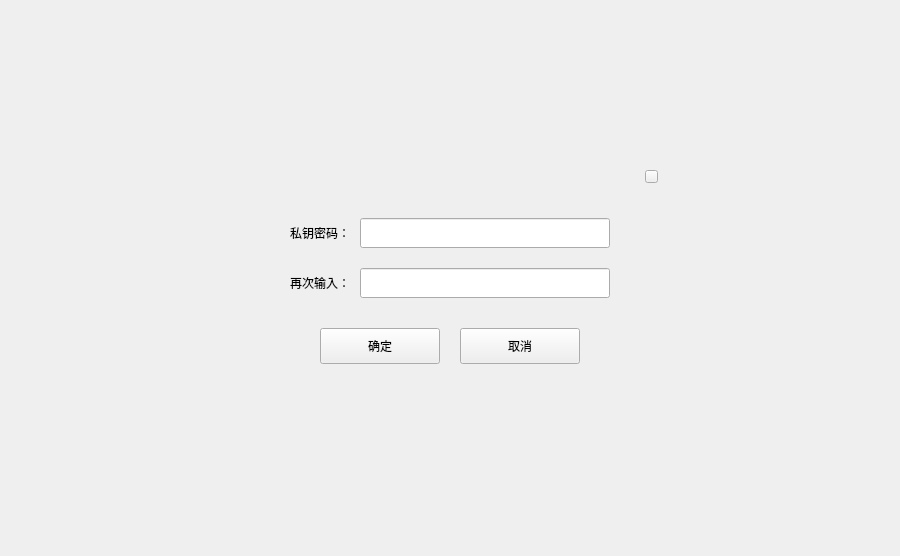
<?xml version="1.0" encoding="UTF-8"?>
<ui version="4.0">
 <class>ExportSetPwdDialog</class>
 <widget class="QDialog" name="ExportSetPwdDialog">
  <property name="geometry">
   <rect>
    <x>0</x>
    <y>0</y>
    <width>900</width>
    <height>556</height>
   </rect>
  </property>
  <property name="windowTitle">
   <string>Dialog</string>
  </property>
  <widget class="QWidget" name="widget" native="true">
   <property name="geometry">
    <rect>
     <x>0</x>
     <y>0</y>
     <width>900</width>
     <height>556</height>
    </rect>
   </property>
   <widget class="QWidget" name="containerWidget" native="true">
    <property name="geometry">
     <rect>
      <x>230</x>
      <y>158</y>
      <width>440</width>
      <height>240</height>
     </rect>
    </property>
    <property name="font">
     <font>
      <family>Microsoft YaHei UI Light</family>
     </font>
    </property>
    <widget class="QToolButton" name="cancelBtn">
     <property name="geometry">
      <rect>
       <x>230</x>
       <y>170</y>
       <width>120</width>
       <height>36</height>
      </rect>
     </property>
     <property name="font">
      <font>
       <family>Microsoft YaHei UI Light</family>
      </font>
     </property>
     <property name="cursor">
      <cursorShape>PointingHandCursor</cursorShape>
     </property>
     <property name="focusPolicy">
      <enum>Qt::NoFocus</enum>
     </property>
     <property name="styleSheet">
      <string notr="true"/>
     </property>
     <property name="text">
      <string>取消</string>
     </property>
    </widget>
    <widget class="QToolButton" name="okBtn">
     <property name="geometry">
      <rect>
       <x>90</x>
       <y>170</y>
       <width>120</width>
       <height>36</height>
      </rect>
     </property>
     <property name="font">
      <font>
       <family>Microsoft YaHei UI Light</family>
      </font>
     </property>
     <property name="cursor">
      <cursorShape>PointingHandCursor</cursorShape>
     </property>
     <property name="focusPolicy">
      <enum>Qt::NoFocus</enum>
     </property>
     <property name="styleSheet">
      <string notr="true"/>
     </property>
     <property name="text">
      <string>确定</string>
     </property>
    </widget>
    <widget class="QLabel" name="label_9">
     <property name="geometry">
      <rect>
       <x>20</x>
       <y>60</y>
       <width>100</width>
       <height>30</height>
      </rect>
     </property>
     <property name="font">
      <font>
       <family>Microsoft YaHei UI Light</family>
       <stylestrategy>PreferDefault</stylestrategy>
      </font>
     </property>
     <property name="text">
      <string>私钥密码：</string>
     </property>
     <property name="alignment">
      <set>Qt::AlignRight|Qt::AlignTrailing|Qt::AlignVCenter</set>
     </property>
     <property name="wordWrap">
      <bool>true</bool>
     </property>
    </widget>
    <widget class="QLineEdit" name="confirmPwdLineEdit">
     <property name="geometry">
      <rect>
       <x>130</x>
       <y>110</y>
       <width>250</width>
       <height>30</height>
      </rect>
     </property>
     <property name="font">
      <font>
       <family>Microsoft YaHei UI Light</family>
      </font>
     </property>
     <property name="contextMenuPolicy">
      <enum>Qt::DefaultContextMenu</enum>
     </property>
     <property name="echoMode">
      <enum>QLineEdit::Password</enum>
     </property>
    </widget>
    <widget class="QLabel" name="label_7">
     <property name="geometry">
      <rect>
       <x>20</x>
       <y>110</y>
       <width>100</width>
       <height>30</height>
      </rect>
     </property>
     <property name="font">
      <font>
       <family>Microsoft YaHei UI Light</family>
       <stylestrategy>PreferDefault</stylestrategy>
      </font>
     </property>
     <property name="text">
      <string>再次输入：</string>
     </property>
     <property name="alignment">
      <set>Qt::AlignRight|Qt::AlignTrailing|Qt::AlignVCenter</set>
     </property>
     <property name="wordWrap">
      <bool>true</bool>
     </property>
    </widget>
    <widget class="QLineEdit" name="pkPwdLineEdit">
     <property name="geometry">
      <rect>
       <x>130</x>
       <y>60</y>
       <width>250</width>
       <height>30</height>
      </rect>
     </property>
     <property name="font">
      <font>
       <family>Microsoft YaHei UI Light</family>
      </font>
     </property>
     <property name="contextMenuPolicy">
      <enum>Qt::DefaultContextMenu</enum>
     </property>
     <property name="echoMode">
      <enum>QLineEdit::Password</enum>
     </property>
    </widget>
    <widget class="QToolButton" name="closeBtn">
     <property name="geometry">
      <rect>
       <x>415</x>
       <y>12</y>
       <width>13</width>
       <height>13</height>
      </rect>
     </property>
     <property name="cursor">
      <cursorShape>PointingHandCursor</cursorShape>
     </property>
     <property name="focusPolicy">
      <enum>Qt::NoFocus</enum>
     </property>
     <property name="styleSheet">
      <string notr="true"/>
     </property>
     <property name="text">
      <string/>
     </property>
    </widget>
   </widget>
  </widget>
 </widget>
 <tabstops>
  <tabstop>pkPwdLineEdit</tabstop>
  <tabstop>confirmPwdLineEdit</tabstop>
 </tabstops>
 <resources/>
 <connections/>
</ui>
